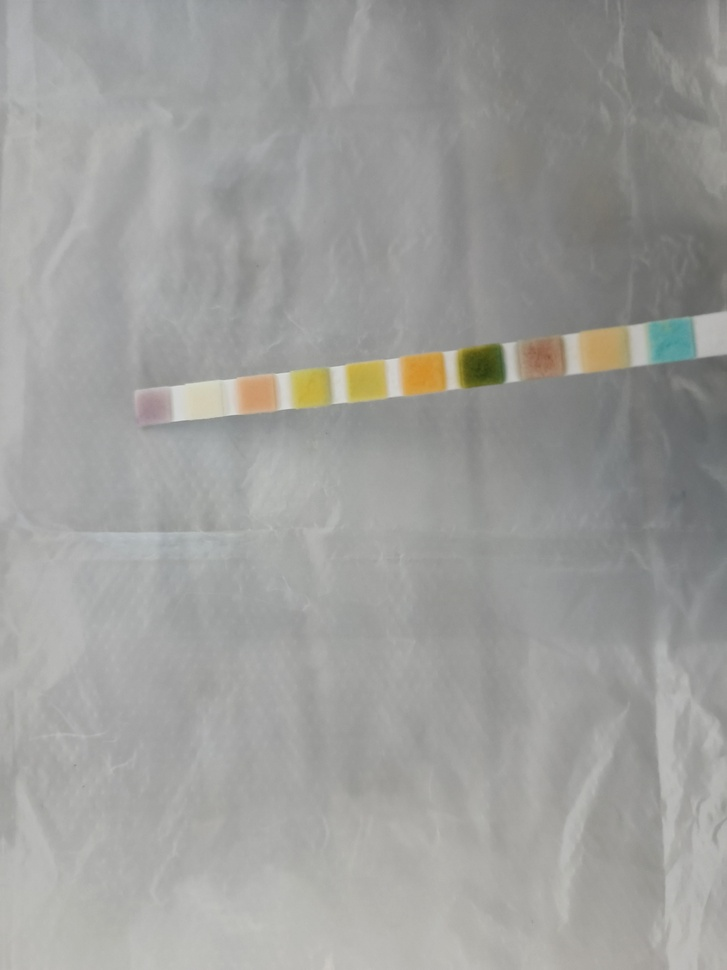
#> input picture Foto (143).jpg, 727 x 970 px, shrunk from 2976 x 3968 before the run; its folder holds only this picture in this run
$ python -i final_training.py   (imports and definitions only)
#> lines starting #> are read from the running program, lines starting #| are printed output that depends on the picture; after the words box and inside, x2 and y2 are one past the last pixel; in counts of white or black regions, pixels touching at a corner belong together
#> further down, picture is the input picture: shape (970, 727, 3); mean B, G, R 154.7, 157.3, 157.1
import json
import os
import glob
import cv2
import numpy as np
import pandas as pd
import tensorflow as tf
from sklearn.model_selection import train_test_split
from sklearn.preprocessing import LabelEncoder
from tensorflow.keras.models import Sequential
from tensorflow.keras.layers import Dense, Dropout
from tensorflow.keras.utils import to_categorical
from tensorflow.keras.callbacks import EarlyStopping
from tensorflow.keras.optimizers import Adam

# ===================================================================
# --- KONFIGURASI PELATIHAN ---
# PILIH PARAMETER YANG INGIN DILATIH
PARAMETER_TO_TRAIN = 'Bilirubin'
# ===================================================================

# Fungsi image processing yang sekarang hanya menghasilkan 30 fitur
def extract_features(image_bgr):
    try:
        if image_bgr is None: return None
        gray = cv2.cvtColor(image_bgr, cv2.COLOR_BGR2GRAY)
        blurred = cv2.GaussianBlur(gray, (5, 5), 0)
        edged = cv2.Canny(blurred, 20, 70)
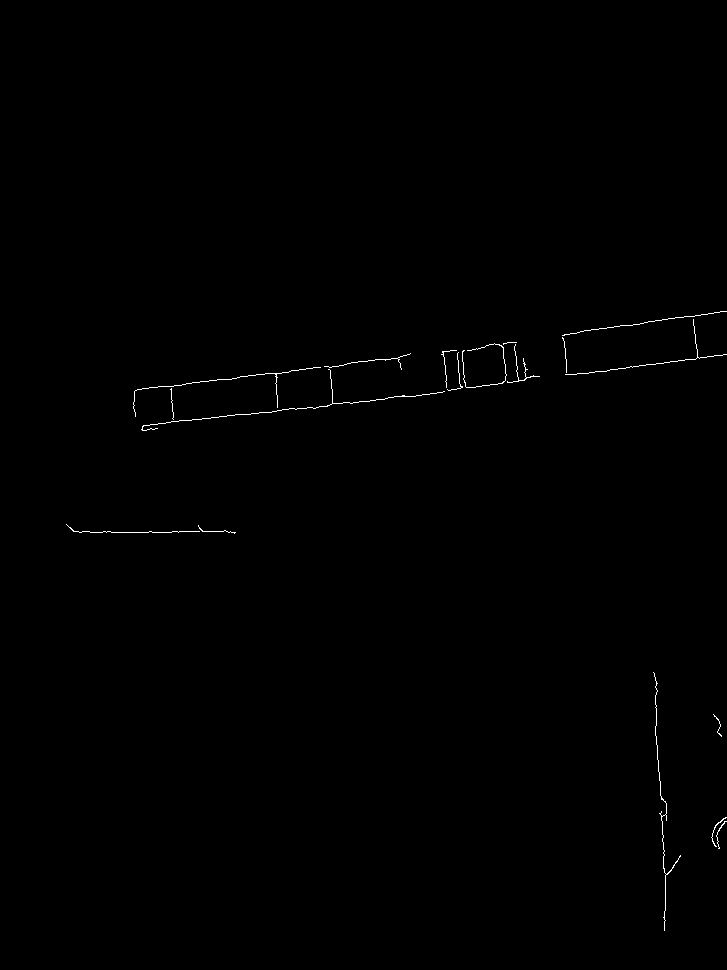
#> edged: shape (970, 727); 0.3% white in thin lines or dots, all inside (x1, y1, x2, y2) = (66, 311, 727, 931)
        contours, _ = cv2.findContours(edged.copy(), cv2.RETR_EXTERNAL, cv2.CHAIN_APPROX_SIMPLE)
#> contours = 18 contours, all with area under 20
        if not contours: return None
        c = max(contours, key=cv2.contourArea)
#> c = contour of 183 points, box (x1, y1, x2, y2) (653, 672, 681, 931), area 17
        x, y, w, h = cv2.boundingRect(c)
#> x = 653; y = 672; w = 28; h = 259
        padding = 5
        y_start, y_end = max(0, y - padding), min(image_bgr.shape[0], y + h + padding)
#> y_start = 667; y_end = 936
        x_start, x_end = max(0, x - padding), min(image_bgr.shape[1], x + w + padding)
#> x_start = 648; x_end = 686
        dipstick_crop = image_bgr[y_start:y_end, x_start:x_end]
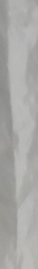
#> dipstick_crop: shape (269, 38, 3); mean B, G, R 165.4, 168.1, 168.2
        if dipstick_crop.size == 0: return None

        hsv_dipstick = cv2.cvtColor(dipstick_crop, cv2.COLOR_BGR2HSV)
#> hsv_dipstick: shape (269, 38, 3); mean H, S, V 28.2, 4.6, 168.4
        height, width, _ = hsv_dipstick.shape
#> height = 269; width = 38
        panel_width = width // 10
#> panel_width = 3
        if panel_width == 0: return None

        color_features = []
        for i in range(10):
            startX = i * panel_width
            endX = (i + 1) * panel_width
            roi = hsv_dipstick[int(height*0.2):int(height*0.8), startX:endX]
            if roi.size == 0: continue

            # Hanya ambil rata-rata warna (H, S, V)
            mean = cv2.mean(roi)
            color_features.extend(mean[:3])
#> this loop made 10 passes
#> mean on passes 1 to 10: (30.08, 5.75, 148.4, 0), (29.57, 5.61, 148.9, 0), (28.91, 5.38, 150.7, 0), (28.27, 5.26, 157.9, 0), (29.13, 4.69, 167.8, 0), (30.78, 4.46, 177, 0), (31.02, 3.93, 181.4, 0), (30.24, 3.67, 181, 0), (31.07, 4.02, 178.1, 0), (29.84, 3.96, 173.2, 0)
#> after the loop, color_features = 30 values, max 181.4 at index 20, min 3.67 at index 22, mean 67

        # Pastikan jumlah fitur adalah 30
        return color_features if len(color_features) == 30 else None
    except Exception:
        return None

# --- BAGIAN UTAMA SCRIPT ---

# 1. Muat Label
# Ganti nama file ini jika Anda menggunakan label yang sudah digabung
label_file = 'labels.json'
# [5 lines not run here, left out]
X_data = []
y_labels_text = []
dataset_path = "dataset_augmented/"

# [17 lines not run here, left out]

# 3. Encoding & Pembagian Data
le = LabelEncoder()
y_data_encoded = le.fit_transform(y_labels_text)
# [1 line that did not run here, left out]
num_classes = len(le.classes_)
X_data = np.array(X_data)
# [3 lines that did not run here, left out]

# 4. Bangun Model (input_shape sekarang tetap 30)
# [7 lines that did not run here, left out]

# [1 line that did not run here, left out]
# [2 lines not run here, left out]

# 5. Latih Model
# [1 line that did not run here, left out]
# [8 lines that did not run here, left out]

# 6. Evaluasi dan Simpan
# [1 line that did not run here, left out]
# [1 line not run here, left out]
output_model_filename = f'model_{PARAMETER_TO_TRAIN}.keras'
# [2 lines not run here, left out]

>>> import cv2
>>> picture = cv2.imread('Foto (143).jpg')
>>> result = extract_features(picture)
#> result has the same summary as color_features in extract_features

$ run again, on fototest.jpg
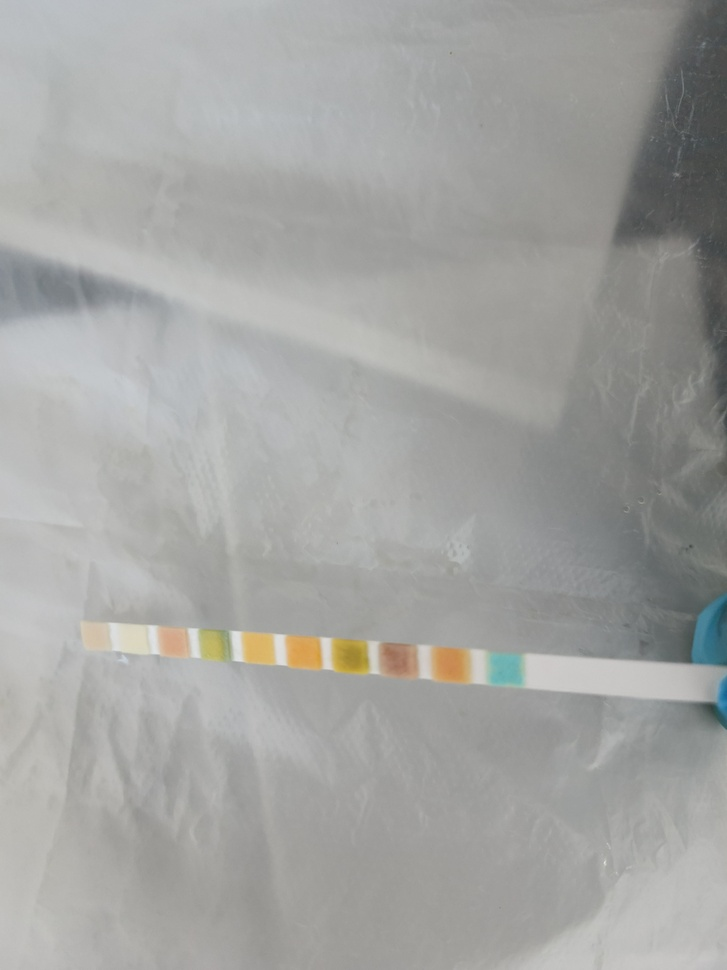
#> input picture fototest.jpg, 727 x 970 px, shrunk from 2976 x 3968 before the run
#> picture is the input picture: shape (970, 727, 3); mean B, G, R 161.3, 163.6, 163.1
#> in extract_features, `edged = cv2.Canny(blurred, 20, 70)`:
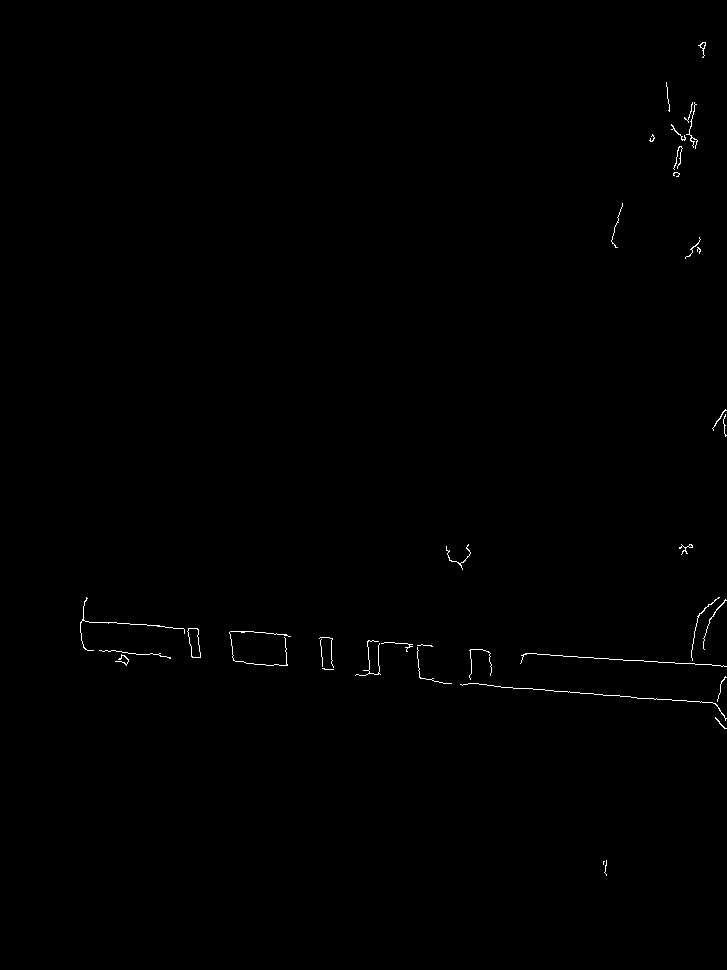
#> edged: shape (970, 727); 0.32% white in thin lines or dots, all inside (x1, y1, x2, y2) = (80, 42, 727, 876)
#> contours = 36 contours, 34 with area under 20; largest, box (x1, y1, x2, y2) and area: (187, 628, 201, 658) 260, (698, 42, 706, 58) 28
#> c = contour of 23 points, box (x1, y1, x2, y2) (187, 628, 201, 658), area 260
#> x = 187; y = 628; w = 14; h = 30
#> y_start = 623; y_end = 663
#> x_start = 182; x_end = 206
#> in extract_features, `dipstick_crop = image_bgr[y_start:y_end, x_start:x_end]`:
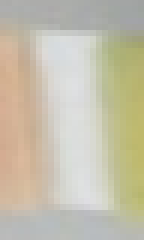
#> dipstick_crop: shape (40, 24, 3) (shown 6 times larger); mean B, G, R 171.5, 191.5, 197.1
#> hsv_dipstick: shape (40, 24, 3); mean H, S, V 38.7, 35.4, 198.4
#> the loop in extract_features, `for i in range(10):` made 10 passes
#> mean on passes 1 to 8: (13.33, 75.69, 211.1, 0), (14.58, 72.5, 210.6, 0), (15.31, 63.79, 204, 0), (16.25, 38.31, 206.3, 0), (29.62, 13.23, 211.6, 0), (56.98, 4.75, 219.6, 0), (73.44, 2.33, 221.7, 0), (42.79, 8.17, 216, 0)
#> after the loop in extract_features, `for i in range(10):`: color_features = 30 values, max 221.7 at index 20, min 2.33 at index 19, mean 93.07
#> result has the same summary as color_features in extract_features

$ run again, on fototest1.jpg
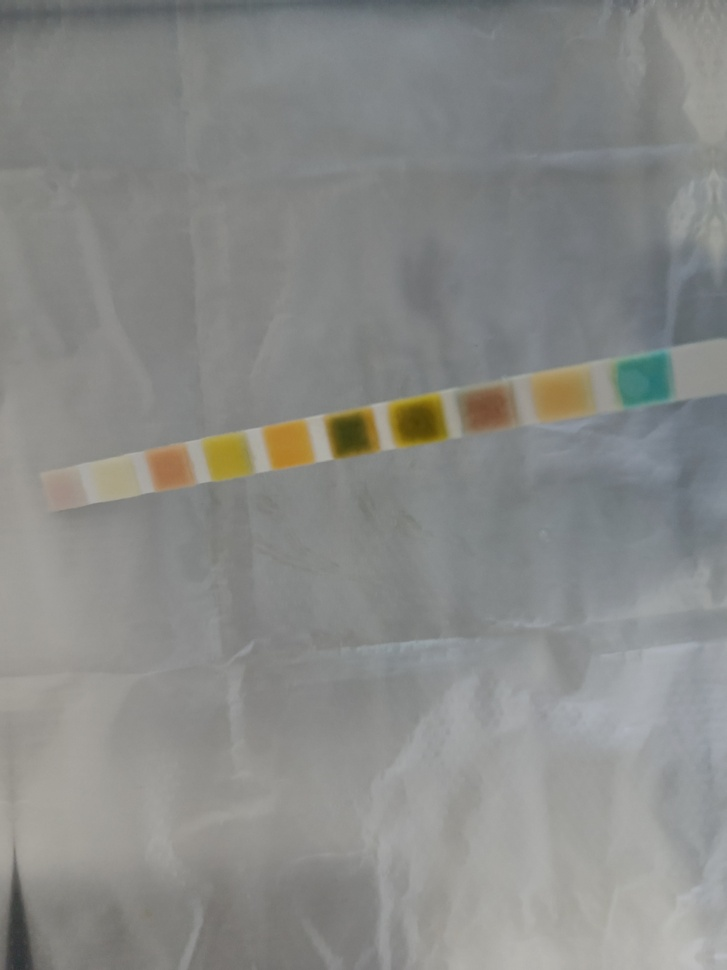
#> input picture fototest1.jpg, 727 x 970 px, shrunk from 2976 x 3968 before the run
#> picture is the input picture: shape (970, 727, 3); mean B, G, R 135.4, 137.7, 136.7
#> in extract_features, `edged = cv2.Canny(blurred, 20, 70)`:
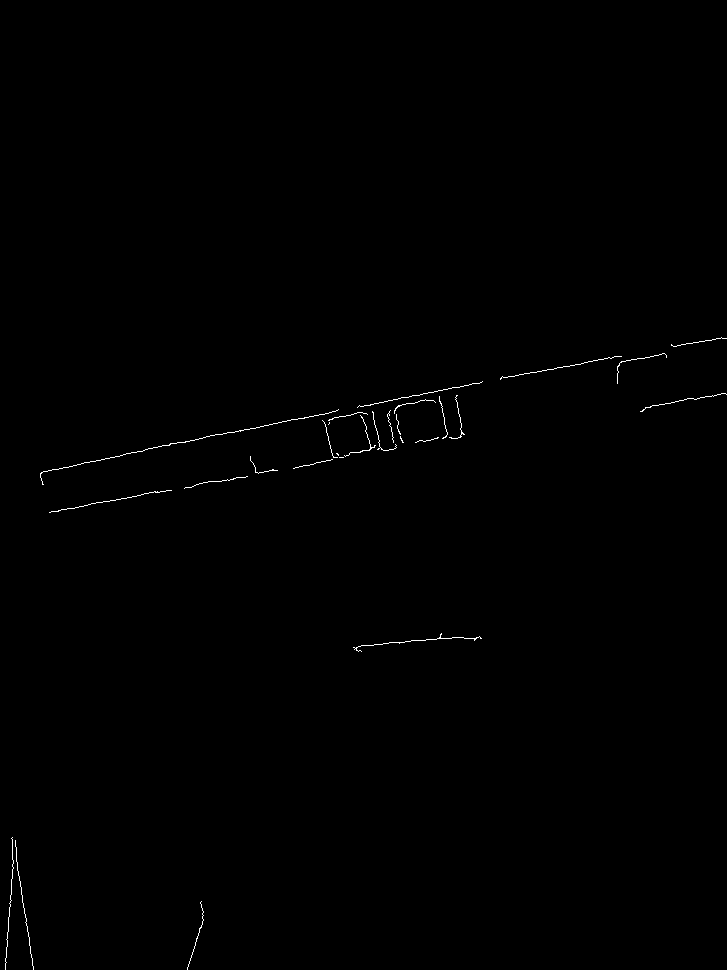
#> edged: shape (970, 727); 0.29% white in thin lines or dots, all inside (x1, y1, x2, y2) = (5, 337, 727, 970)
#> contours = 28 contours, all with area under 20
#> c = contour of 87 points, box (x1, y1, x2, y2) (353, 633, 482, 652), area 10
#> x = 353; y = 633; w = 129; h = 19
#> y_start = 628; y_end = 657
#> x_start = 348; x_end = 487
#> in extract_features, `dipstick_crop = image_bgr[y_start:y_end, x_start:x_end]`:
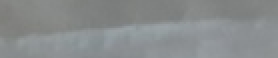
#> dipstick_crop: shape (29, 139, 3) (shown 2 times larger); mean B, G, R 140.8, 139.9, 136.2
#> hsv_dipstick: shape (29, 139, 3); mean H, S, V 85.2, 9.6, 141.5
#> the loop in extract_features, `for i in range(10):` made 10 passes
#> mean on passes 1 to 8: (48.32, 5.79, 132.8, 0), (66.24, 7.29, 139.4, 0), (75.08, 8.58, 141.8, 0), (86.85, 10.29, 139, 0), (90.1, 11.67, 142.2, 0), (88.42, 12.03, 145.7, 0), (93.21, 11.74, 144.9, 0), (96.57, 11.39, 148.4, 0)
#> after the loop in extract_features, `for i in range(10):`: color_features = 30 values, max 148.4 at index 23, min 5.79 at index 1, mean 78.73
#> result has the same summary as color_features in extract_features
